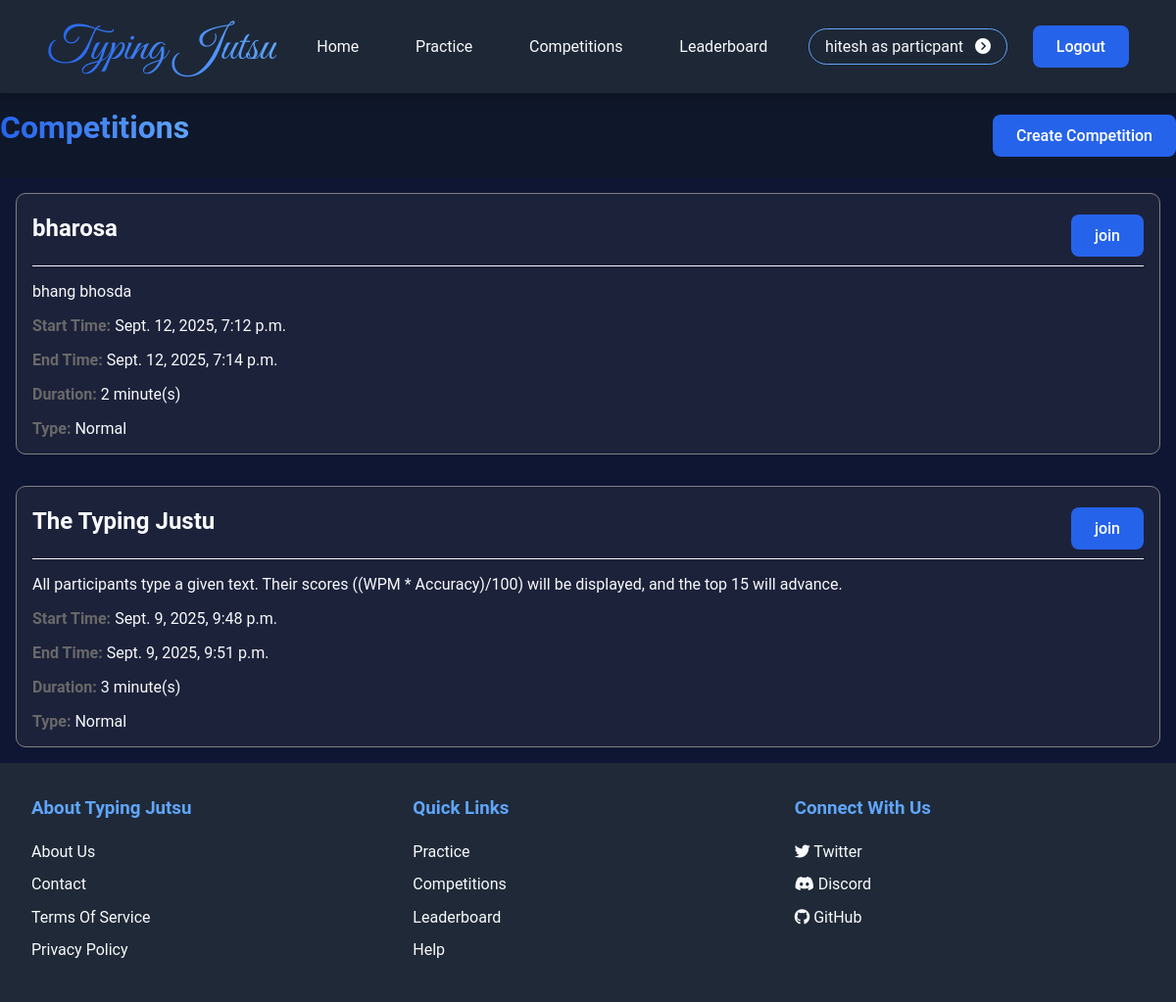
The page /competitions/ (signed in) on the database its author committed.
### typing_game/models.py (models this page shows, shortened)
class Competition(models.Model):
    title = models.CharField(max_length=200)
    description = models.TextField()
    start_time = models.DateTimeField()
    duration = models.IntegerField(help_text="Duration in minutes", default=3)
    organizer = models.ForeignKey(Organizer, on_delete=models.CASCADE, related_name='competitions')
    participants = models.ManyToManyField(Participant, related_name='competitions', blank=True)
    type = models.CharField(
        max_length=15,
        choices=[('Normal','normal'), ('Reverse','reverse'), ('Jumble-Word','jumble-Word')],
        default=None
    )
    paragraphs = models.JSONField(default=list)
    expired = models.BooleanField(default=False)
    started = models.BooleanField(default=False)
    status = models.CharField(choices=[('waiting','Waiting'),('active','Active'), ( 'ended','Ended')], default='waiting')
    @property
    def end_time(self):
        return self.start_time + timedelta(minutes=self.duration)

### typing_game/views.py (the view)
# urls.py: path('competitions/', views.competitions, name='competitions'),
@login_required
def competitions(request):
    context = get_auth_context(request)
    user_id = context.get('user_id')
    user_role = context.get('user_role')
    profile_user = None
    if user_id and user_role:
        try:
            if user_role == 'participant':
                profile_user = Participant.objects.get(id=user_id)
            elif user_role == 'organizer':
                profile_user = Organizer.objects.get(id=user_id)
        except (Participant.DoesNotExist, Organizer.DoesNotExist):
            request.session.flush() # User in session not in DB, clear it.
    context['competitions'] = Competition.objects.order_by('-start_time')
    context['profile_user'] = profile_user
    return render(request, 'typing_game/competitions.html', context)

### typing_game/views.py (called while the page is built)
def get_auth_context(request):
    user_id = request.session.get('user_id')
    user_role = request.session.get('user_role')
    return {
        'is_authenticated': bool(user_id),
        'user_role': user_role,
        'user_id' : user_id,
    }

### typing_game/templates/typing_game/competitions.html (shortened to what this page needs)
{% extends 'typing_game/base.html' %}
{% block page %}
<div class="page-header">
    <h1>Competitions</h1>
    <a href="{% url 'typing_game:create_competition' %}" class="button">Create Competition</a>
</div>
<div class="competition_list_container">
    {% for competition in competitions %}
        <div class="each_competition">
            <div id="competition_header" class="page-header">
                <h2>{{competition.title}}</h2>
                {% if competition.organizer.id == profile_user.id and user_role == 'organizer' %}
                    <div class="actions">
                        <a href="{% url 'typing_game:edit_competition' competition.id %}" class="button">Edit</a>
                        <a href="{% url 'typing_game:delete_competition' competition.id %}" class="button" onclick="return confirm('Are you sure you want to delete ')">Delete</a>
                        <a href="{% url 'typing_game:activate_competition' competition.id %}" class="button" onclick="return confirm('Are you sure you want to Activate')">Activate</a>
                    </div>
                {% else %}
                    {% if competition.status == 'active' %}
                        <a href="{% url 'typing_game:join_competition' competition.id %}" class="button" onclick="return confirm('Are you sure you want to Join')">join</a>
                    {% elif competition.started %}
                        <span class="button-info">Competition is started</span>
                    {%else%}
                        <span class="button-info">Competition Not activated yet</span>
                    {%endif%}
                {% endif %}
            </div>
            <div class="each_comp_more_detail">
                <p id="description"><strong></strong>{{competition.description}}</p>
                <p><strong>Start Time: </strong>{{competition.start_time}}</p>
                <p><strong>End Time: </strong>{{competition.end_time}}</p>
                <p><strong>Duration: </strong>{{competition.duration}} minute(s)</p>
                <p><strong>Type: </strong>{{competition.type}}</p>
            </div>
        </div>
    {%empty%}
        <h3>No Competitions Available right Now</h3>
    {% endfor %}
</div>
{% endblock %}

### typing_game/templates/typing_game/base.html (shortened to what this page needs)
{% load static %}
<!DOCTYPE html>
<html lang="en">
<head>
    <link rel="stylesheet" href="https://cdnjs.cloudflare.com/ajax/libs/font-awesome/6.4.2/css/all.min.css">
    <link rel="stylesheet" href="{% static 'typing_game/css/global.css' %}">
</head>
<body>
    <nav>
        <ul>
            <li>
                <div class="logoAndText">
                    <h1 id="logoText">Typing Jutsu</h1>
                </div>
            </li>
            <li><a href="{% url 'typing_game:home' %}">Home</a></li>
            <li><a href="{% url 'typing_game:practice' %}">Practice</a></li>
            <li><a href="{% url 'typing_game:competitions' %}">Competitions</a></li>
            <li><a href="{% url 'typing_game:leaderboard' %}">Leaderboard</a></li>
            {% if is_authenticated %}
                <li>
                    <details id="profile">
                        <summary>
                            {{ request.session.user_name }} <i class="fa-solid fa-circle-chevron-right"></i>
                        </summary>
                    </details>
                </li>
                <li><a href="{% url 'typing_game:logout' %}" class="button">Logout</a></li>
            {% else %}
                <li><a href="{% url 'typing_game:login' %}" class="button">Login</a></li>
                <li><a href="{% url 'typing_game:signup' %}" class="button">Sign Up</a></li>
            {% endif %}
        </ul>
    </nav>
    <main>
        {% block page %}{% endblock %}
    </main>
    <footer>
        <div class="footer-content">
            <div class="footer-section">
                <h3>About Typing Jutsu</h3>
                <ul >
                    <li><a href="">About Us</a></li>
                    <li><a href="">Contact</a></li>
                    <li><a href="{% url 'typing_game:terms' %}">Terms Of Service</a></li>
                    <li><a href="{% url 'typing_game:privacy' %}">Privacy Policy</a></li>
                </ul>
            </div>
            <div class="footer-section">
                <h3>Quick Links</h3>
                <ul>
                    <li><a href="{% url 'typing_game:practice' %}">Practice</a></li>
                    <li><a href="{% url 'typing_game:competitions' %}">Competitions</a></li>
                    <li><a href="{% url 'typing_game:leaderboard' %}">Leaderboard</a></li>
                    <li><a href="{% url 'typing_game:help' %}">Help</a></li>
                </ul>
            </div>
            <div class="footer-section">
                <h3>Connect With Us</h3>
                <ul>
                    <li><a href="#"><i class="fab fa-twitter"></i> Twitter</a></li>
                    <li><a href="#"><i class="fab fa-discord"></i> Discord</a></li>
                    <li><a href="#"><i class="fab fa-github"></i> GitHub</a></li>
                </ul>
            </div>
        </div>
    </footer>
</body>
</html>

### typing_game/static/typing_game/css/global.css (style rules this page uses)
* { margin: 0; padding: 0; box-sizing: border-box; font-family: 'Roboto', Tahoma, Geneva, Verdana, sans-serif; }
:root { --primary-color: #2563eb; --secondary-color: #1e40af; --accent-color: #60a5fa; --background-color: #0f172a; --text-color: #f8fafc; --gray-800: #1f2937; --gray-700: #374151; --gray-100: #f3f4f6; }
html,body { width: 100%; height: 100%; }
body { background-color: var(--background-color); color: var(--text-color); min-height: 100vh; display: flex; justify-content: flex-start; align-items: center; flex-direction: column; }
nav { background-color: rgba(31, 41, 55, 0.95); backdrop-filter: blur(10px); padding: 0rem 3rem; width: 100%; box-shadow: 0 2px 15px rgba(0, 0, 0, 0.3); }
nav a { color: var(--text-color); text-decoration: none; padding: 0.5rem 1rem; border-radius: 0.5rem; transition: all 0.3s ease; }
main { flex: 1; max-width: 1200px; width: 100%; }
h1, h2, h3, h4, h5, h6 { font-weight: 600; margin-bottom: 1rem; color: var(--text-color); }
h1 { background: linear-gradient(to right, var(--primary-color), var(--accent-color)); -webkit-background-clip: text; background-clip: text; -webkit-text-fill-color: transparent; }
.button { background-color: var(--primary-color); color: white; padding: 0.75rem 1.5rem; border-radius: 0.5rem; border: none; font-weight: 500; cursor: pointer; transition: all 0.3s ease; text-decoration: none; }
footer { background-color: var(--gray-800); padding: 2rem; margin-top: auto; line-height: 1.6; width: 100%; }
.footer-content { max-width: 1200px; margin: auto; display: grid; grid-template-columns: repeat(auto-fit, minmax(250px, 1fr)); gap: 2rem; }
.footer-section h3 { color: var(--accent-color); margin-bottom: 1rem; }
.footer-section ul { list-style: none; }
.footer-section ul li { margin-bottom: 0.5rem; }
.footer-section a { color: var(--text-color); text-decoration: none; transition: color 0.3s ease; }

### typing_game/templates/typing_game/competitions.html (style rules this page uses)
.page-header { display: flex; justify-content: space-between; align-items: center; margin: 1em 0; }

### rows shown on the page
Competition: title "bharosa", status "join", description "bhang bhosda", start_time "Sept. 12, 2025, 7:12 p.m.", end_time "Sept. 12, 2025, 7:14 p.m.", duration "2", type "Normal"
Competition: title "The Typing Justu", status "join", description "All participants type a given text. Their scores ((WPM * Accuracy)/100) will be displayed, and the top 15 will advance.", start_time "Sept. 9, 2025, 9:48 p.m.", end_time "Sept. 9, 2025, 9:51 p.m.", duration "3", type "Normal"

### other values the page prints
{{ request.session.user_name }} "hitesh as particpant"
